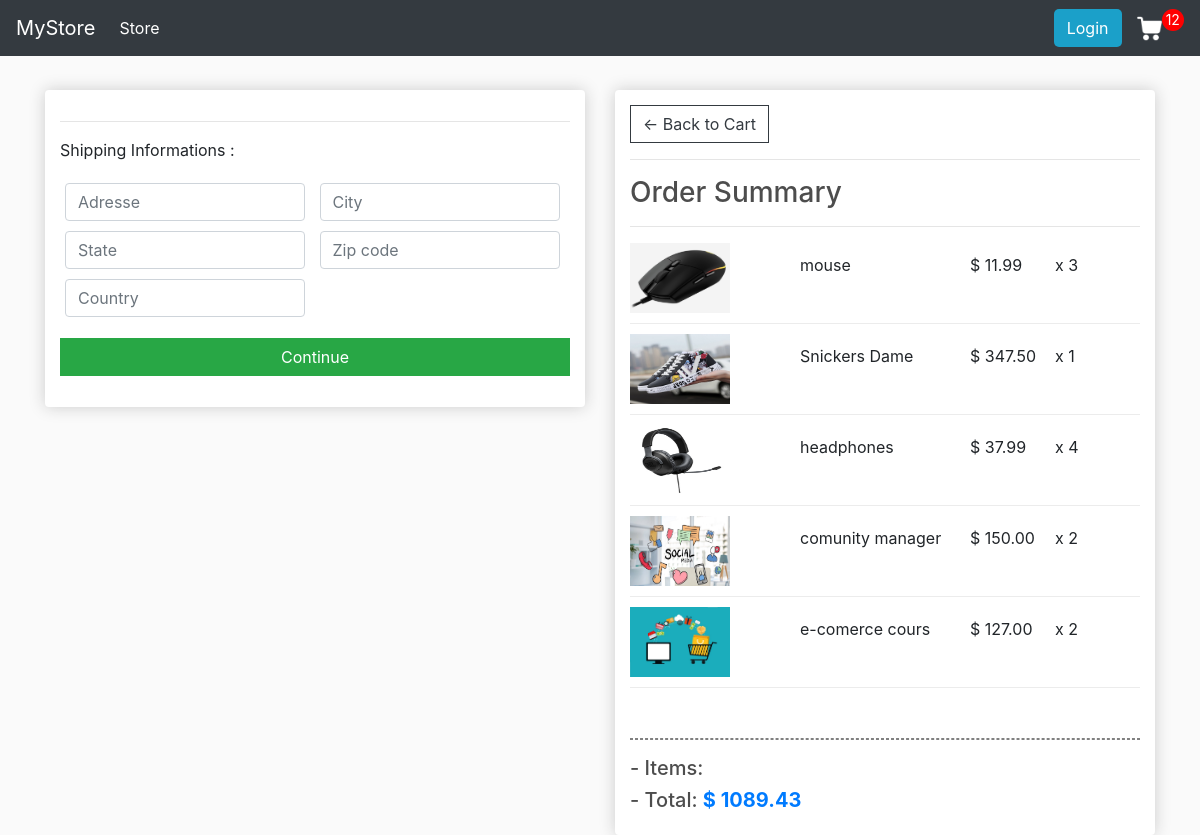
/checkout/ (signed in), run on an earlier commit of the app's database.
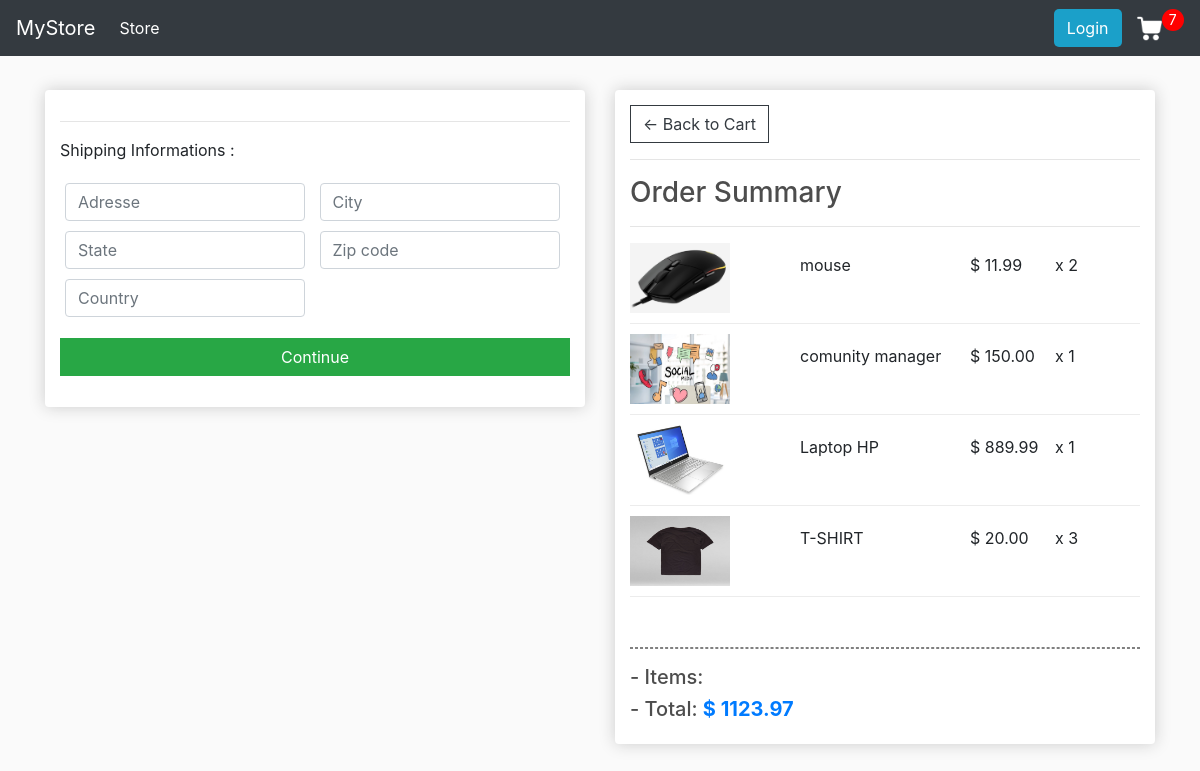
And on a later commit of the database.
### store/models.py (models this page shows, shortened)
class OrderItem(models.Model):
    product = models.ForeignKey(Product, on_delete=models.SET_NULL, null=True)
    order = models.ForeignKey(Order, on_delete=models.SET_NULL, null=True)
    quantity = models.IntegerField(default=0, null=True, blank=True)
    date_added = models.DateField(auto_now_add=True)
    @property
    def get_total(self):
        return self.product.price * self.quantity

class Product(models.Model):
    name = models.CharField(max_length=50)
    price = models.FloatField()
    digital = models.BooleanField(default=False, null=True, blank=False)
    image = models.ImageField(null=False, blank=True)
    def __str__(self):
        return self.name
    @property
    def imageURL(self):
        try:
            url = self.image.url
        except:
            url = ''
        return url

class Order(models.Model):
    customer = models.ForeignKey(Customer, on_delete=models.SET_NULL, null=True, blank=True)
    date_ordered = models.DateField(auto_now_add=True)
    complete = models.BooleanField(default=False)
    transaction_id = models.CharField(max_length=100)
    @property
    def shipping(self):
        return False in [o.product.digital for o in self.orderitem_set.all()]
    @property
    def get_cart_total(self):
        orderitems = self.orderitem_set.all()
        total = sum([item.get_total for item in orderitems])
        return total
    @property
    def get_cart_items(self):
        orderitems = self.orderitem_set.all()
        total = sum([item.quantity for item in orderitems])
        return total

### store/views.py (the view)
# urls.py: path("checkout/", views.checkout, name="checkout"),
def checkout(request):
	if request.user.is_authenticated:
		customer = request.user.customer
		order, created = Order.objects.get_or_create(customer=customer, complete=False)
		items = order.orderitem_set.all()
		cartItems = order.get_cart_items
	else:
		items = []
		order = {'get_cart_total':0, 'get_cart_items':0, 'shipping':False}
		cartItems = order['get_cart_items']
	context = {
        'items':items,
        'order':order,
        'cartItems':cartItems
    }
	return render(request, 'store/checkout.html', context)

### store/templates/store/checkout.html (shortened to what this page needs)
{% extends 'store/main.html' %}
{% load static %}
{% block content %}
<div class="row">
    <div class="col-lg-6">
        <div class="box-element" id="form-wrapper">
            <form id="form">
                <div id="shipping-info">
                    <hr>
                    <p>Shipping Informations :</p>
                    <div class="form-field">
                        <input class="form-control" type="text" name="address" placeholder="Adresse">
                    </div>
                    <div class="form-field">
                        <input class="form-control" type="text" name="city" placeholder="City">
                    </div>
                    <div class="form-field">
                        <input class="form-control" type="text" name="state" placeholder="State">
                    </div>
                    <div class="form-field">
                        <input class="form-control" type="text" name="zipcode" placeholder="Zip code">
                    </div>
                    <div class="form-field">
                        <input class="form-control" type="text" name="country" placeholder="Country">
                    </div>
                </div>
                <input id="form-button" class="btn btn-success btn-block my-3" type="submit" value="Continue">
            </form>
        </div>
        <br>
        <br>
    </div>
    <div class="col-lg-6">
        <div class="box-element">
            <a  class="btn btn-outline-dark" href="{% url 'cart' %}">&#x2190; Back to Cart</a>
            <hr>
            <h3>Order Summary</h3>
            <hr>
            {% for item in items %}
            <div class="cart-row">
                <div style="flex:2"><img class="row-image" src="{{item.product.imageURL}}"></div>
                <div style="flex:2"><p> {{item.product}} </p></div>
                <div style="flex:1"><p>$ {{item.product.price|floatformat:2}} </p></div>
                <div style="flex:1"><p>x {{item.quantity}} </p></div>
            </div>
            {% endfor %}
            <br><hr style="border: 1.5px dashed gray"/>
            <h5> - Items: <strong> {{order.get_cart_item}} </strong></h5>
            <h5> - Total: <strong class="text-primary">$ {{order.get_cart_total|floatformat:2}} </strong></h5>
        </div>
    </div>
{% endblock content %}

What changed in the data, as far as the page shows it:
removed OrderItem: product.imageURL (picture), product "Snickers Dame", product.price "347.50", quantity "1"
removed OrderItem: product.imageURL (picture), product "headphones", product.price "37.99", quantity "4"
removed OrderItem: product.imageURL (picture), product "e-comerce cours", product.price "127.00", quantity "2"
changed OrderItem "mouse": quantity "3" → "2"
changed OrderItem "comunity manager": quantity "2" → "1"
added OrderItem: product.imageURL (picture), product "Laptop HP", product.price "889.99", quantity "1"
added OrderItem: product.imageURL (picture), product "T-SHIRT", product.price "20.00", quantity "3"
changed through a linked row, Order: get_cart_total "1089.43" → "1123.97"
Also different on the page:
{{ cartItems }}: "12" → "7"
